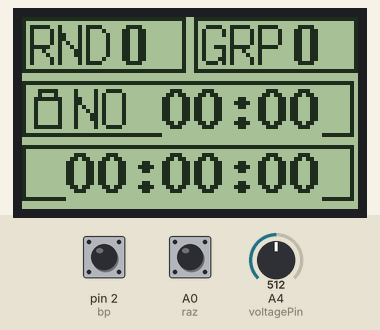
Simulated run of this sketch. Board: Arduino Uno, built with avr-gcc and run on an emulated ATmega328P. Shown: 84×48 one-colour display. The inputs (shaded band) are chosen by the test bench; at power-on: pin 2 (bp) HIGH, A0 (raz) HIGH, A4 (voltagePin) = 512. No radio packets arrive unless stated.

Above: at 0.2 s.

The sketch:

Chrono_Soft_SPI.ino
```cpp
/*
   GliderScore portable time display with stopwatch
   Initial release 1.01 April 28th, 2019
   Release 1.1 May 16th, 2019 added battery level display for 1S and 2S batteries

   Based on O.Segouin wireless big display for GliderScore

   Because we had some conflicts on the SPI bus when both the display and the nRF24L01 module were connected
   on the same bus, we had to use a soft SPI for the 5110 display.

   ++++++++++++++++++++++++++++++++++++++++++++++++++++++++++++++++++++++++++++++++++++++++++++
   This is a beerware; if you like it and if we meet some day, you can pay us a beer in return!
   ++++++++++++++++++++++++++++++++++++++++++++++++++++++++++++++++++++++++++++++++++++++++++++
*/

#include "RF24.h"
#include <U8g2lib.h>    // Oled U8g2 library          from https://github.com/olikraus/U8g2_Arduino/archive/master.zip
#include <Arduino.h>

// Variables and constants
const int RADIO_SS_PIN  = 8;
const int RADIO_CSN_PIN = 9;
RF24 radio(RADIO_SS_PIN, RADIO_CSN_PIN); // CE, CSN
const byte address[6] = "00001";
String manche = "0";
String groupe = "0";
String chronoS = "00:00";
char chrono[32] = "";
uint16_t x, y;
boolean flag = false;
char sum;
float compValue = 1.083538; //correction factor to match real resistors ratio used to measure battery level

String temps;
int bp = 2, fade = 0;
int raz = 14;

int sensorValue = 0;
int sensorPin = A0;
int voltagePin = A4;

volatile unsigned long debut;
volatile byte marche = false;
volatile unsigned long le_temps = 0, le_temps1 = 0;
unsigned long tempo = 0;
boolean flip_flop = false;
bool Dot = true; //Dot state
String chronoS1 = "1";
String chronoS2 = "2";
String chronoS3 = "3";
String chronoS4 = "4";
String statutS = "NO";
float a_mini = 6.4;   //minimum battery voltage for display 2s
float a_maxi = 8.4;   //maximum battery voltage for display 2s
float tension;
float iTension = 0;
float ax, bx;
bool bat_2s = true; // 2S battery used then TRUE, if 1s used should be FALSE

U8G2_PCD8544_84X48_F_4W_SW_SPI u8g2(U8G2_R0, /* clock=*/ 7, /* data=*/ 6, /* cs=*/ 4, /* dc=*/ 3, /* reset=*/ 5);  // Nokia 5110 Display

String lead_zero(int num) {
  String t = "";
  if (num < 10) t = "0";
  return t + String(num);
}

ISR(TIMER2_COMPA_vect) { //timer2 interrupt 2kHz
  if (marche) {
    le_temps1 = le_temps1 + 1;
    le_temps = le_temps1 / 2;
  }
}

void isr1(void) {
  detachInterrupt(digitalPinToInterrupt(bp));
  if (!marche) {
    marche = true;
  } else marche = false;
  delay(50);
  attachInterrupt(digitalPinToInterrupt(bp), isr1, FALLING);
}

void setup(void) {
  Serial.begin(9600);
  if (!bat_2s) {
    bx = 1744 / 81;
    ax = (4 - bx) / 710;
    a_mini = 3.9;   //minimum battery voltage for display 1s
    a_maxi = 4.2;   //maximum battery voltage for display 1s
  } else {
    bx = ((6.48 * 855) - 8.4 * 659) / 658;
    ax = (8.4 - bx) / 855;
    a_mini = 6.2;   //minimum battery voltage for display 2s
    a_maxi = 8.4;   //maximum battery voltage for display 2s
  }
  radio.begin();
  radio.openReadingPipe(0, address);
  radio.setChannel(1);// 108 2.508 Ghz
  radio.setPALevel(RF24_PA_MAX);
  radio.setDataRate(RF24_1MBPS);
  //radio.setDataRate(RF24_250KBPS);
  radio.setAutoAck(1);                     // Ensure autoACK is enabled
  radio.setRetries(2, 15);                 // Optionally, increase the delay between retries & # of retries
  radio.setCRCLength(RF24_CRC_8);          // Use 8-bit CRC for performance
  radio.openReadingPipe(0, address);
  radio.startListening();

  cli();//stop interrupts
  TCCR2A = 0;// set entire TCCR0A register to 0
  TCCR2B = 0;// same for TCCR0B
  TCNT2  = 0;//initialize counter value to 0
  // set compare match register for 2khz increments
  OCR2A = 249;// = (16*10^6) / (400*64) - 1 (must be <256)
  // turn on CTC mode
  TCCR2A |= (1 << WGM01);
  // Set CS01 and CS00 bits for 64 prescaler
  TCCR2B |= (1 << CS01) | (1 << CS00);
  // enable timer compare interrupt
  TIMSK2 |= (1 << OCIE0A);
  sei();//allow interrupts

  u8g2.begin();

  pinMode(bp, INPUT);
  digitalWrite(bp, HIGH); //Pullup
  pinMode(raz, INPUT);
  digitalWrite(raz, HIGH); //Pullup
  attachInterrupt(digitalPinToInterrupt(bp), isr1, FALLING);
}

String cnv_temps(unsigned long t) {
  unsigned long  ce, se, mi;
  double tt;
  String l_temps;
  tt = t;
  mi = t / 60000;
  t = t - (mi * 60000);
  se = t / 1000;
  t = t - (1000 * se);
  ce = t / 10;
  l_temps = lead_zero(mi) + ":" + lead_zero(se) + ":" + lead_zero(ce);
  return l_temps;
}


String checksum(String chaine)
{
  sum = 0;
  for (byte i = 0; i < (chaine.length() - 3); i++)
  {
    sum = chaine[i] + sum;
  }
  sum = (sum & 0x3F) + 0x20;
  return (chaine.substring(0, chaine.length() - 1) + sum);
}

void loop(void) {
  iTension = analogRead(voltagePin);
  tension = (iTension * ax) + bx;
  if (tension > a_maxi) tension = a_maxi;
  if (tension < a_mini) tension = a_mini;

  String Sep = " ";

  if ((millis() - tempo) >= 500) {
    flip_flop = !flip_flop;
    tempo = millis();
  }

  if (radio.available()) {
    char text[32] = "";
    radio.read(&text, sizeof(text));
    if (text[0] == 'R') // c'est bien une trame de gliderscore R01G1 ...trame commence par R
    {
      if (strcmp(text, checksum(text) == 0)) {
        manche = String(text[1]) + String(text[2]);
        groupe = String(text[4]) + String(text[5]);
        if (flip_flop)  Sep = " "; else {
          Sep = ":";
        }
        chronoS = String(text[7]) + String(text[8]) + Sep + String(text[9]) + String(text[10]);
        statutS = String(text[11]) + String(text[12]);
      }
    }
  }

  if (!marche) {
    if (!digitalRead(raz)) {
      le_temps1 = 0; le_temps = 0;
    }
  }
  temps = cnv_temps(le_temps);

  u8g2.clearBuffer();

  u8g2.drawFrame(0, 0, 41, 14); //RND Frame
  u8g2.drawFrame(43, 0, 41, 14); //GRP Frame

  u8g2.drawFrame(0, 16, 83, 14); //Working time Frame
  u8g2.drawFrame(0, 32, 83, 14); //Flight time Frame

  u8g2.setFont(u8g2_font_7x14_tf ); //u8g2_font_8x13B_mn );
  u8g2.setCursor(2, 1 + 1 * 11);
  u8g2.print("RND");
  u8g2.setFont(u8g2_font_7x14B_tf); //u8g2_font_8x13B_mn );
  u8g2.setCursor(31 - 6, 1 + 1 * 11);
  u8g2.print(manche);

  u8g2.setFont(u8g2_font_7x14_tf ); //u8g2_font_8x13B_mn );
  u8g2.setCursor(45, 1 + 1 * 11);
  u8g2.print("GRP");
  u8g2.setFont(u8g2_font_7x14B_tf); //u8g2_font_8x13B_mn );
  u8g2.setCursor(74 - 6, 1 + 1 * 11);
  u8g2.print(groupe);

  u8g2.setCursor(2 + 11, 17 + 11);
  u8g2.setFont(u8g2_font_7x14_tf);
  u8g2.print(statutS);
  u8g2.setFont(u8g2_font_8x13B_mn );
  u8g2.setCursor(35, 17 + 11);
  u8g2.print(chronoS);

  u8g2.drawFrame(4, 28 - 10, 5, 3);
  u8g2.drawFrame(3, 28 - 8, 7, 8);
  int pile  = ((tension - a_mini) / (a_maxi - a_mini)) * 8; //compute battery level
  u8g2.drawBox(3, 28 - pile, 7, pile);

  u8g2.setCursor(11, 33 + 11);
  u8g2.print(temps);
  u8g2.sendBuffer();					// transfer internal memory to the display
  delay(30);
}
```
